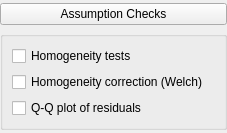
    <widget class="QWidget" name="groupAssumptions" native="true">
     <layout class="QGridLayout" name="gridLayout_25">
      <property name="leftMargin">
       <number>0</number>
      </property>
      <property name="topMargin">
       <number>3</number>
      </property>
      <property name="rightMargin">
       <number>0</number>
      </property>
      <property name="bottomMargin">
       <number>3</number>
      </property>
      <item row="0" column="0">
       <widget class="ExpanderButton" name="expanderAssumptions">
        <property name="sizePolicy">
         <sizepolicy hsizetype="Expanding" vsizetype="Fixed">
          <horstretch>0</horstretch>
          <verstretch>0</verstretch>
         </sizepolicy>
        </property>
        <property name="text">
         <string>Assumption Checks</string>
        </property>
       </widget>
      </item>
      <item row="3" column="0">
       <widget class="QWidget" name="containerAssumptions" native="true">
        <layout class="QGridLayout" name="gridLayout_29">
         <property name="leftMargin">
          <number>0</number>
         </property>
         <property name="topMargin">
          <number>0</number>
         </property>
         <property name="rightMargin">
          <number>0</number>
         </property>
         <property name="bottomMargin">
          <number>0</number>
         </property>
         <item row="0" column="0">
          <widget class="GroupBox" name="containerDisplay_2">
           <property name="title">
            <string/>
           </property>
           <layout class="QGridLayout" name="gridLayout_9">
            <item row="0" column="0" rowspan="2" colspan="2">
             <widget class="BoundCheckBox" name="homogeneityTests">
              <property name="text">
               <string>Homogeneity tests</string>
              </property>
             </widget>
            </item>
            <item row="3" column="0" colspan="2">
             <widget class="BoundCheckBox" name="qqPlot">
              <property name="text">
               <string>Q-Q plot of residuals</string>
              </property>
             </widget>
            </item>
            <item row="2" column="0">
             <widget class="BoundCheckBox" name="welchAnova">
              <property name="text">
               <string>Homogeneity correction (Welch)</string>
              </property>
             </widget>
            </item>
           </layout>
          </widget>
         </item>
        </layout>
       </widget>
      </item>
     </layout>
    </widget>
